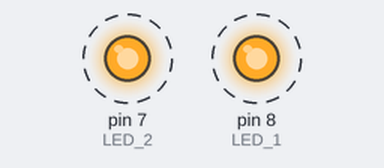
Bench run of a sketch on a simulated Arduino Uno, built with avr-gcc and run on an emulated ATmega328P. Parts: output pins drawn as LEDs (lit = HIGH). Dashed ring = blinking. What the sketch prints to the serial monitor is not drawn.

Above: at 0.17 s.
Timing chart, 0 to 3.2 s (numbered marks = the images above):
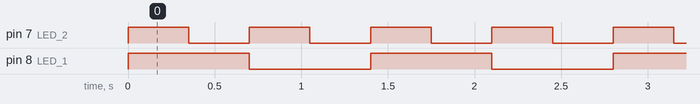

The sketch:

PRIMOESERCIZIO03032023.ino
```cpp
int a=5;
const int LED_1=8, LED_2=7;

void setup() {
  Serial.begin(9600);//trasmette dati con il cavo USB
  pinMode (LED_1, OUTPUT);// inizializzo come output digitale
  pinMode (LED_2, OUTPUT);
}

void loop() {
  Serial.print("Ciao da arduino\n ciao bro\n");//invia questa frase lungo il cavo USB

  digitalWrite(LED_1, 1);

  digitalWrite(LED_2, 1);
  delay(350);
  digitalWrite(LED_2, 0);
  //Serial.println(a);
 // a++;
  delay(350);

  digitalWrite(LED_1, 0);
  digitalWrite(LED_2, 1);
  delay(350);
  digitalWrite(LED_2, 0);
  delay(350);


}
```

Measured:
- by itself, pin 7 (LED_2): alternates HIGH for 0.35 s and LOW for 0.35 s
- by itself, pin 8 (LED_1): alternates HIGH for 0.70 s and LOW for 0.70 s
- by itself, everything shown: repeats every 1.4 s, in 4 steps
